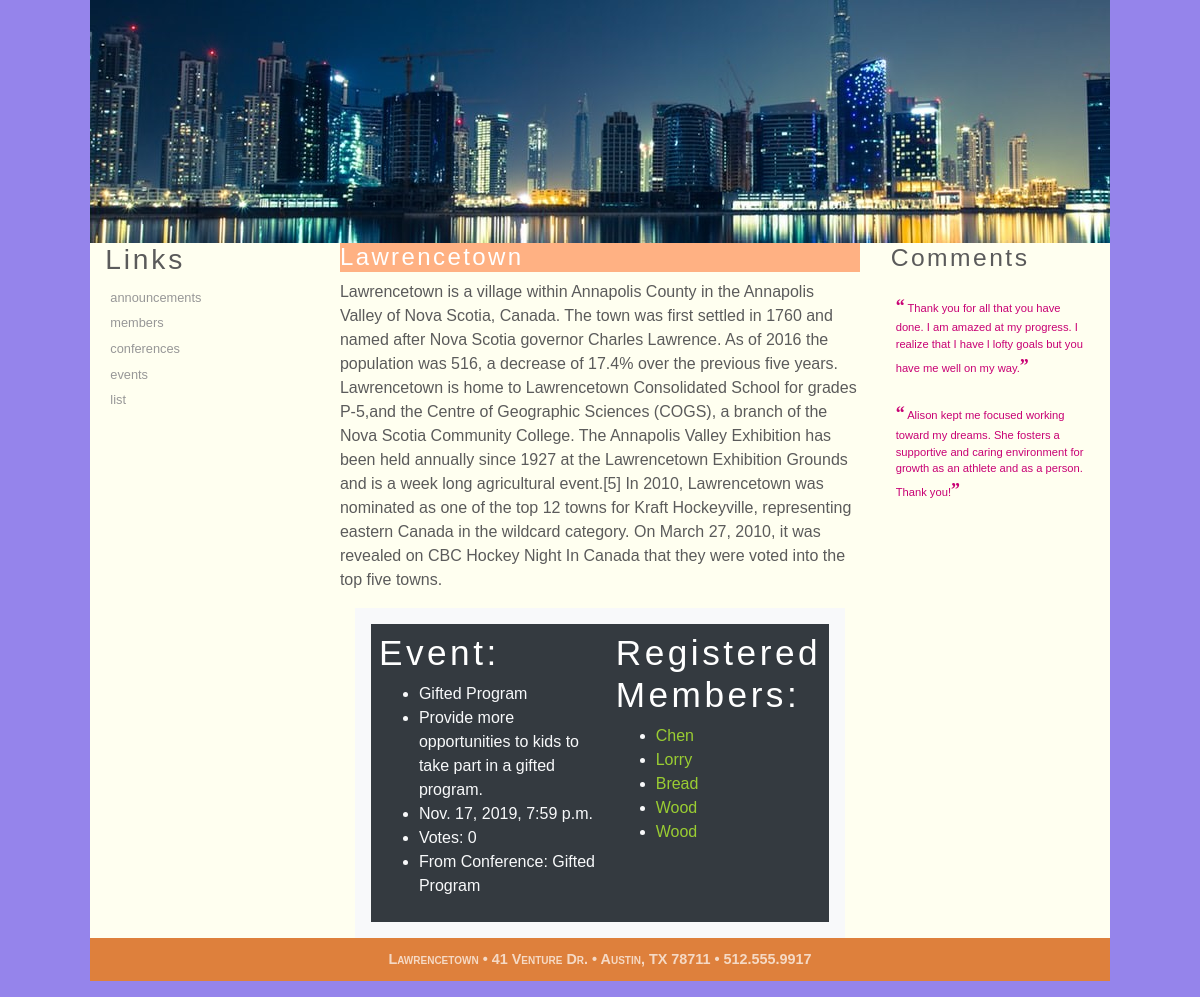
Page /members/2/event/ on the committed database.
### members/models.py (models this page shows, shortened)
class Event(models.Model):
    conference = models.ForeignKey(Conference, on_delete=models.CASCADE)
    name = models.CharField(max_length=20)
    location = models.CharField(max_length=20)
    date = models.DateTimeField()
    description = models.TextField(max_length=500)
    votes = models.IntegerField(default=0)
    members = models.ManyToManyField(Member)

class Conference(models.Model):
    name = models.CharField(max_length=20)
    description = models.TextField(max_length=500)
    location = models.CharField(max_length=20)
    members = models.ManyToManyField(Member)
    def __str__(self):
        return self.name

class Member(models.Model):
    first_name = models.CharField(max_length=20)
    last_name = models.CharField(max_length=20)
    address_street = models.CharField(max_length=20)
    address_city = models.CharField(max_length=20)
    register_date = models.DateTimeField()
    def __str__(self):
        return self.last_name

### members/views.py (the view)
# urls.py: path('<int:pk>/event/', views.EventView.as_view(), name='event_results'),
class EventView(generic.DetailView):
    model = Event
    template_name = 'members/event_results.html'

### members/templates/members/event_results.html (shortened to what this page needs)
{% extends "members/base.html" %}
{% block content-1 %}
<h1>Event:</h1>
<ul>
    <li>{{ event.name }}</li>
    <li>{{ event.description }}</li>
    <li>{{ event.date }}</li>
    <li>Votes: {{ event.votes }}</li>
    <li>From Conference: {{ event.conference }}</li>
</ul>
{% endblock %}
{% block content-2 %}
<h1>Registered Members:</h1>
{% if event.members %}
    <ul>
        {% for item in event.members.all %}
            <li><a href="{% url 'members:member_results' item.id %}">{{ item }}</a></li>
        {% endfor %}
    </ul>
{% else %}
    <p>Not available.</p>
{% endif %}
{% endblock %}

### members/static/members/css/custom.css (style rules this page uses)
li a { color: yellowgreen; }
body { background: white url("../images/background.gif") no-repeat; }

### members/static/members/css/styles1.css (style rules this page uses)
html { background-color: hsl(250, 72%, 72%); }
body { color: rgb(91, 91, 91); font-family: Verdana, Geneva, sans-serif; background-color: ivory; }
h1 { font-size: 2.2em; }
h1, h2 { font-family: Quicksand, Verdana, Geneva, sans-serif; letter-spacing: 0.1em; }
article#about_tss h1 { color: white; }
article#about_tss ul li:first-of-type { list-style-image: url(runicon.png); }
article#about_tss ul li:nth-of-type(2) { list-style-image: url(bikeicon.png); }
article#about_tss ul li:last-of-type { list-style-image: url(swimicon.png); }

### members/static/members/css/layout1.css (style rules this page uses)
body { margin: 0 auto; width: 100%; max-width: 1020px; min-width: 640px; }

### rows in the picture
Event: name "Gifted Program", description "Provide more opportunities to kids to take part in a gifted program.", date "Nov. 17, 2019, 7:59 p.m.", votes "0", conference "Gifted Program"
Member: last_name "Chen"
Member: last_name "Lorry"
Member: last_name "Bread"
Member: last_name "Wood"
Member: last_name "Wood"
